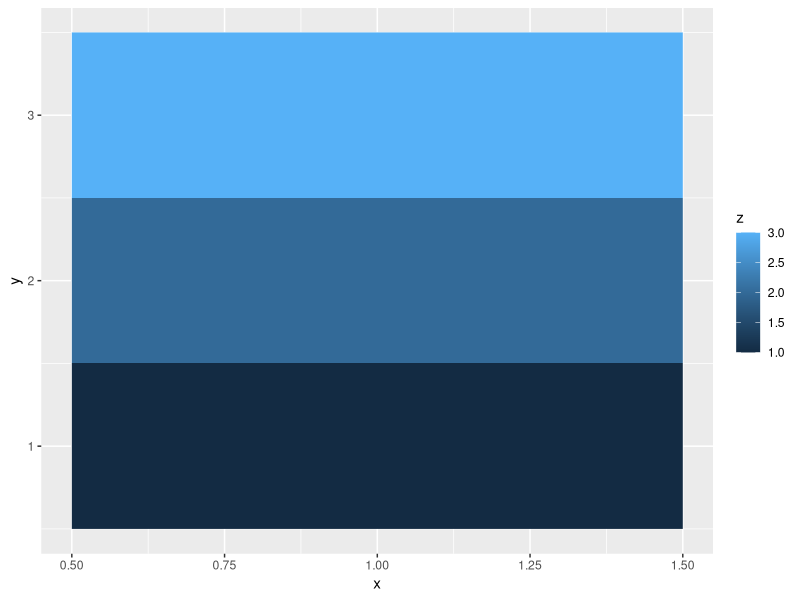
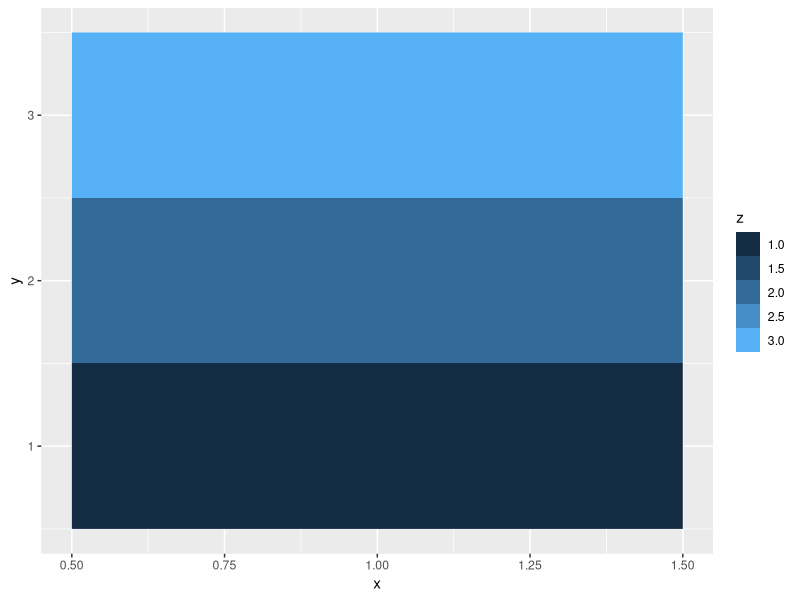
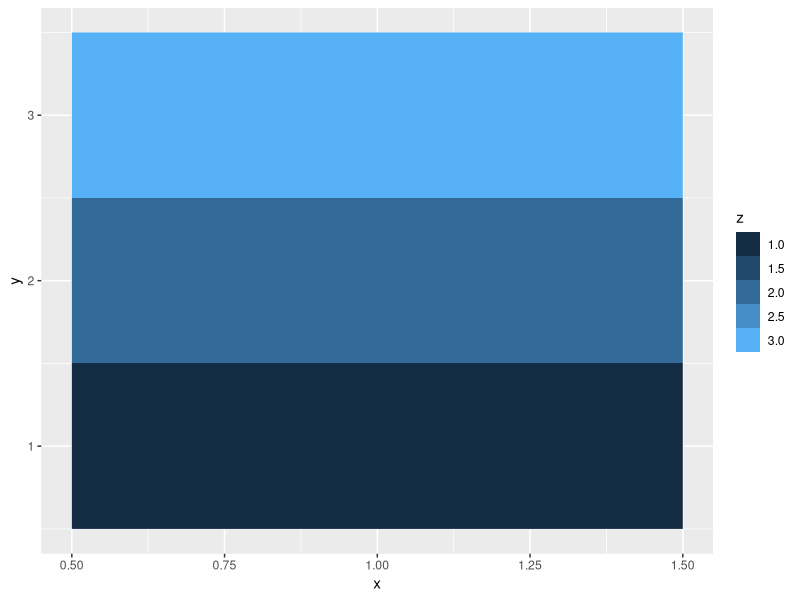
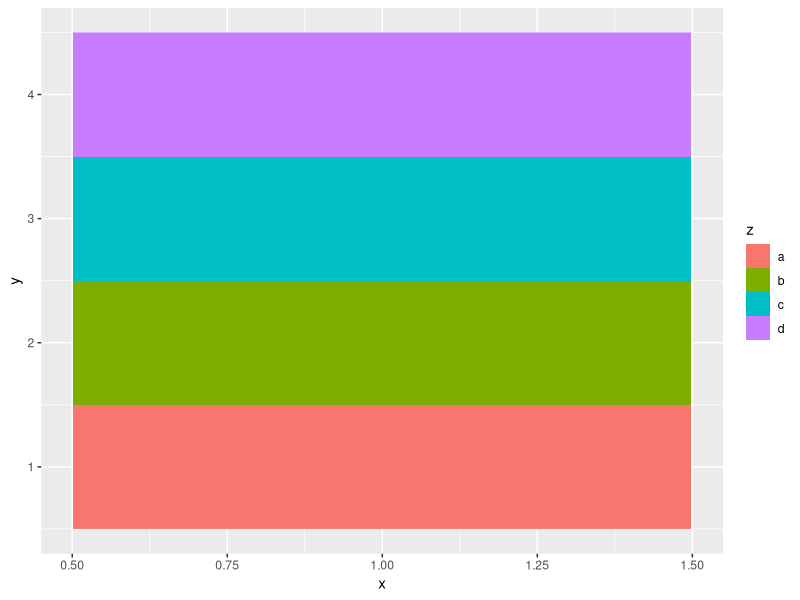
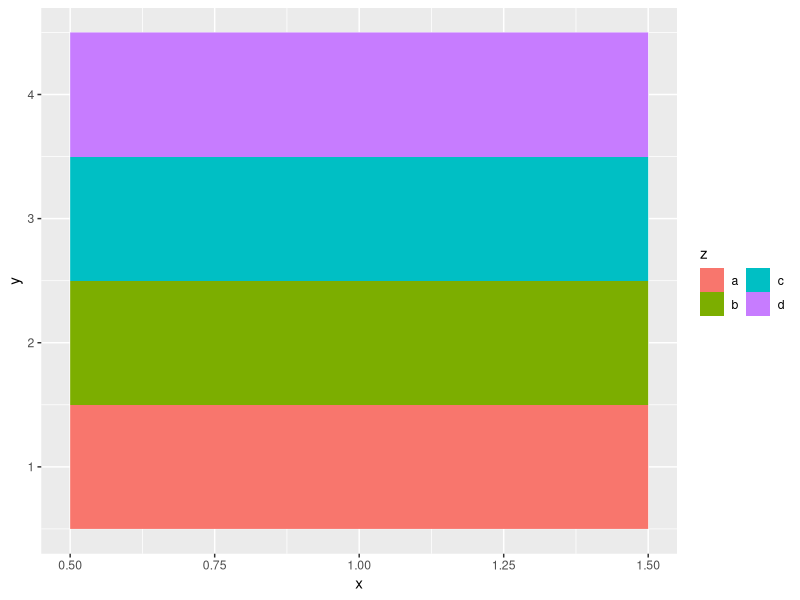
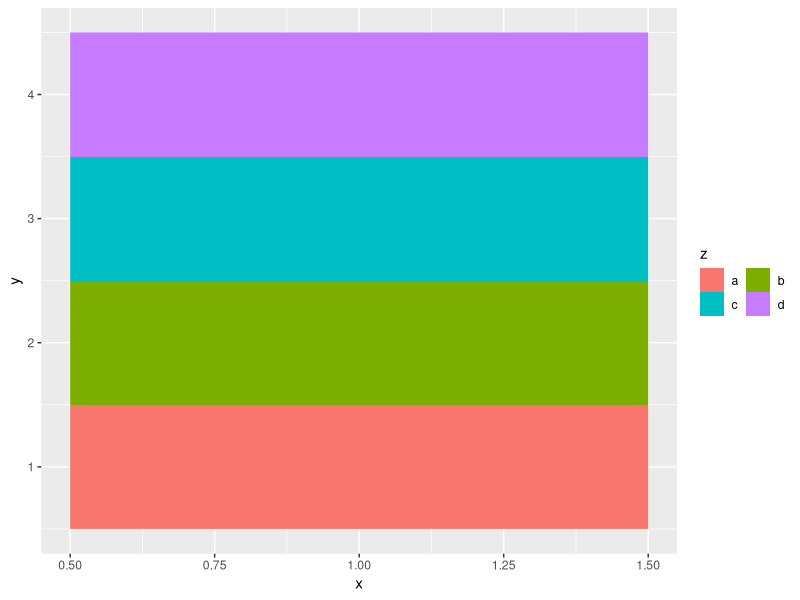
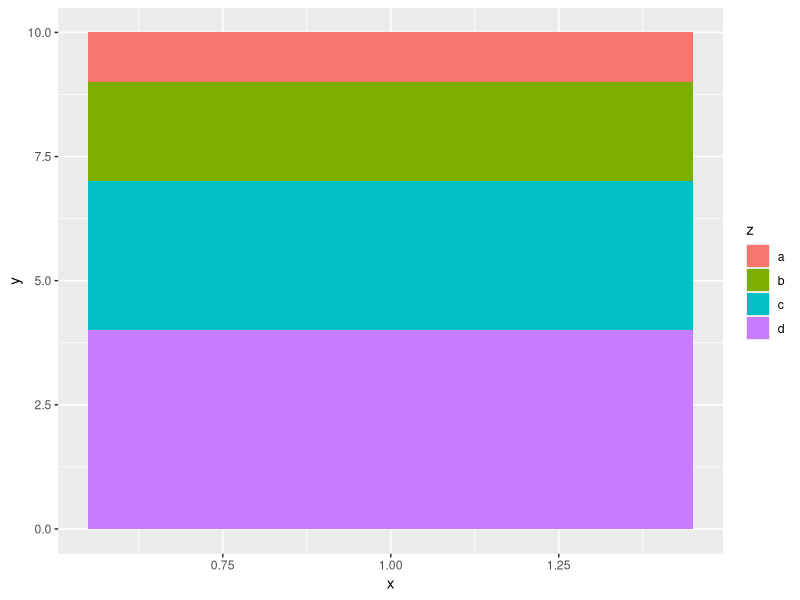
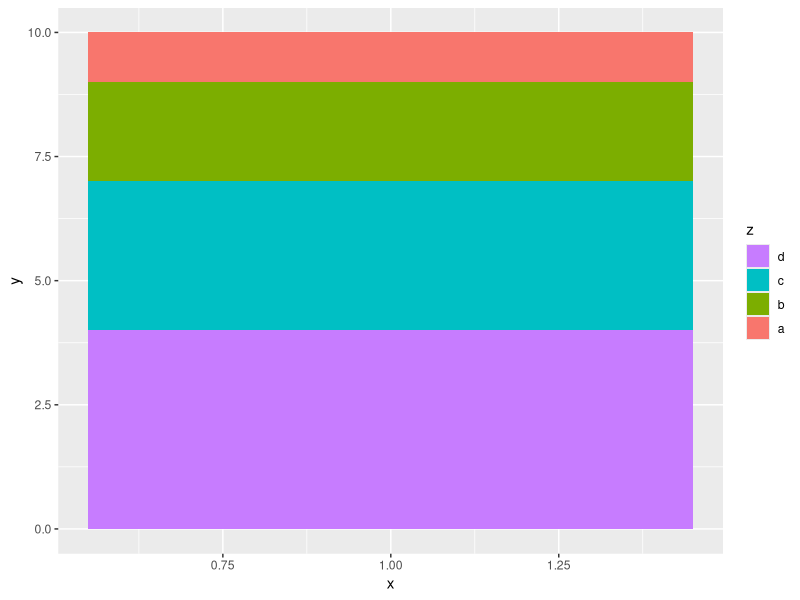

Source code (R) for these figures, in order:

# -------------------------------------------------------------------------

        # Guide Functions

# -------------------------------------------------------------------------

# guide_colourbar() and guide_legend() , offer additional
# control over the fine details of the legend. Legend guides can be used for any
# aesthetic (discrete or continuous) while the colour bar guide can only be used
# with continuous colour scales.

# -------------------------------------------------------------------------

# You can override the default guide using the guide argument of the corre-
#   sponding scale function, or more conveniently, the guides() helper function.
# guides() works like labs() : you can override the default guide associated with
# each aesthetic.

# -------------------------------------------------------------------------
library(ggplot2)

df <- data.frame(x = 1, y = 1:3, z = 1:3)

df

# -------------------------------------------------------------------------


base <- ggplot(df, aes(x,y)) + geom_raster(aes(fill = z))
base

# -------------------------------------------------------------------------

base + scale_fill_continuous(guide = guide_legend())

# -------------------------------------------------------------------------

base + guides(fill = guide_legend())

# -------------------------------------------------------------------------

        # guide legend() 
# The legend guide displays individual keys in a table. The most useful 
# options are:
#   • nrow or ncol which specify the dimensions of the table. byrow controls how
# the table is filled: FALSE fills it by column (the default), TRUE fills it by row.

# -------------------------------------------------------------------------

df <- data.frame(x = 1, y = 1:4, z = letters[1:4])

df

# -------------------------------------------------------------------------

# Base plot
p <- ggplot(df, aes(x, y)) + geom_raster(aes(fill = z))

p

# -------------------------------------------------------------------------

p + guides(fill = guide_legend(ncol = 2))


# -------------------------------------------------------------------------

p + guides(fill = guide_legend(ncol = 2, byrow = TRUE))

# -------------------------------------------------------------------------

# • reverse reverses the order of the keys. This is particularly useful when
# you have stacked bars because the default stacking and legend orders are
# different:

# -------------------------------------------------------------------------

p <- ggplot(df, aes(1, y)) + geom_bar(stat = "identity", aes(fill = z))

p

p + guides(fill = guide_legend(reverse = TRUE))

# -------------------------------------------------------------------------

          # guide_colourbar()

# -------------------------------------------------------------------------


# The colour bar guide is designed for continuous ranges of colors—as its name
# implies, it outputs a rectangle over which the color gradient varies. The most
# important arguments are:
#   • barwidth and barheight (along with default.unit ) allow you to specify the
# size of the bar. These are grid units, e.g. unit(1, "cm") .
# • nbin controls the number of slices. You may want to increase this from the
# default value of 20 if you draw a very long bar.
# • reverse flips the colour bar to put the lowest values at the top.
# These options are illustrated below:
# 

# -------------------------------------------------------------------------

df <- data.frame(x = 1, y = 1:4, z = 4:1)

df
p <- ggplot(df, aes(x, y)) + geom_tile(aes(fill = z))

p
p + guides(fill = guide_colorbar(reverse = TRUE))

p + guides(fill = guide_colorbar(barheight = unit(4, "cm")))

